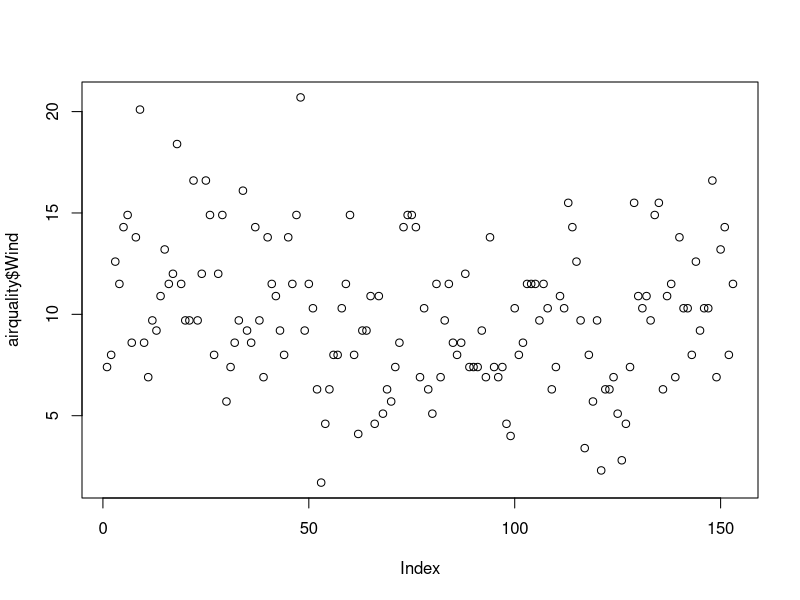
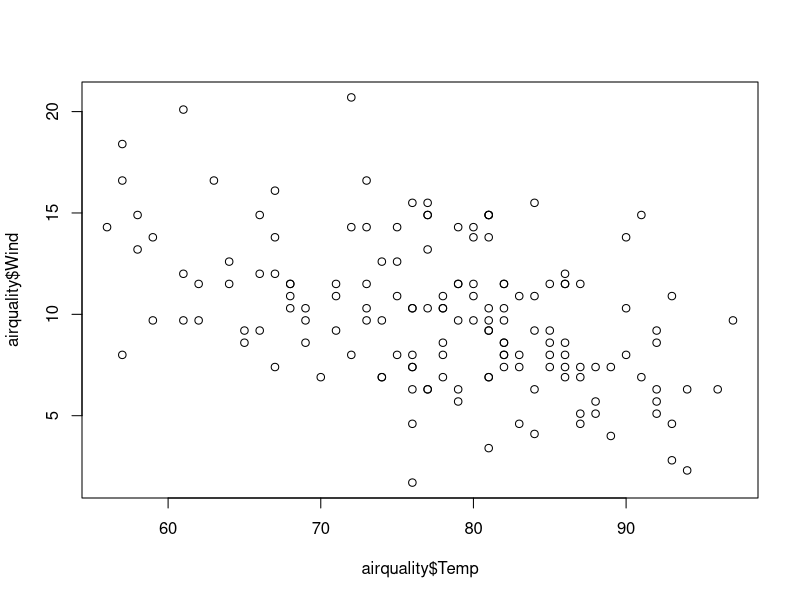
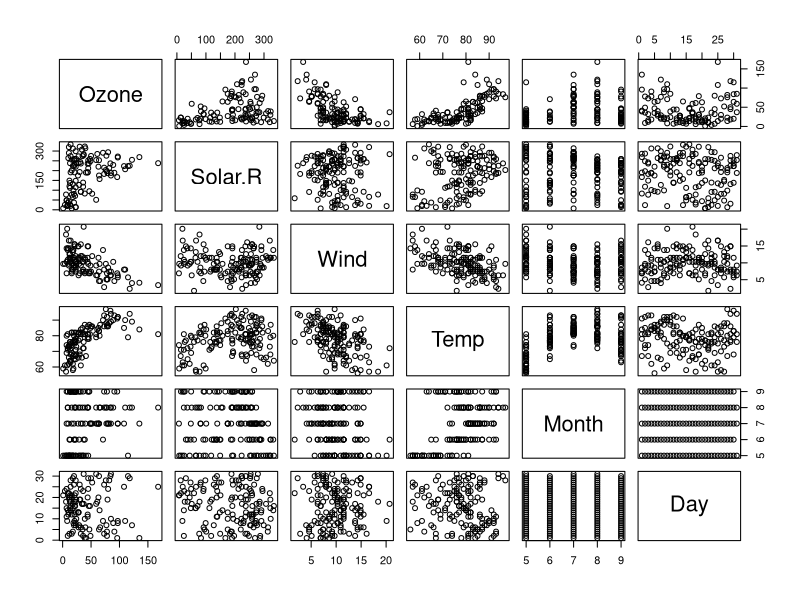
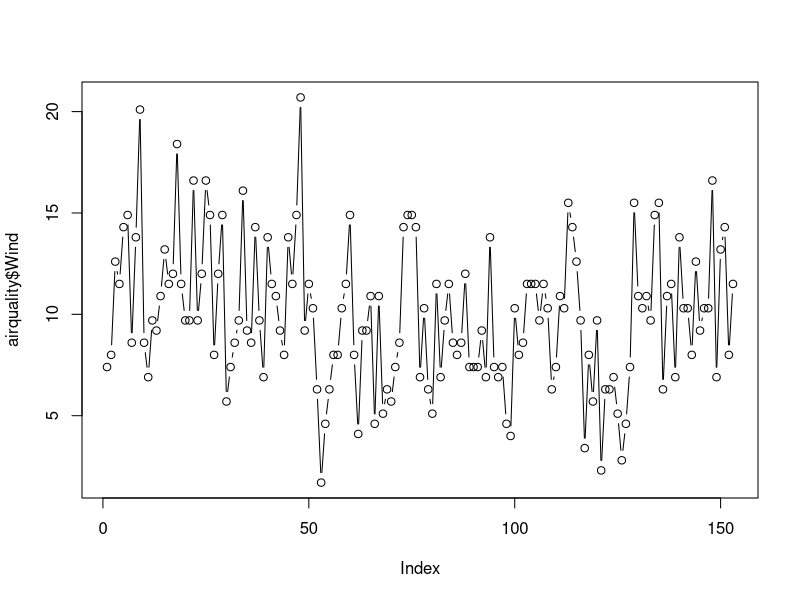
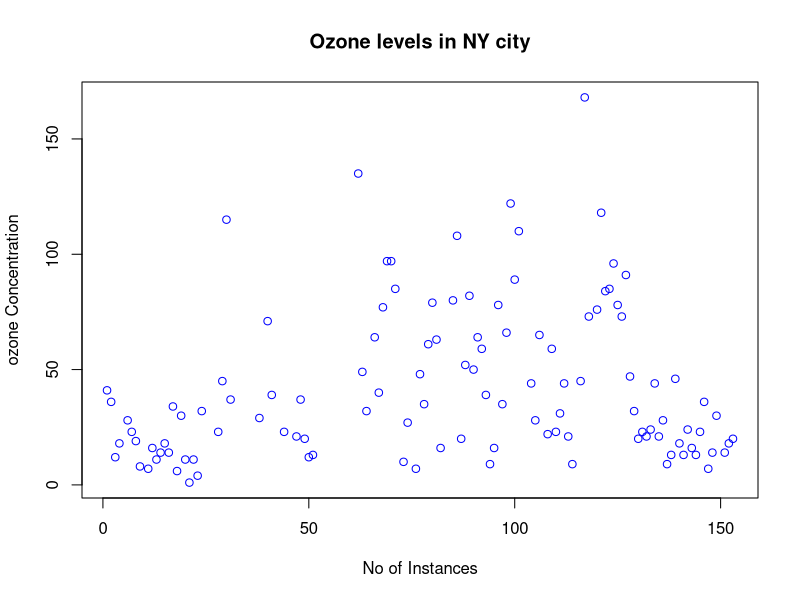
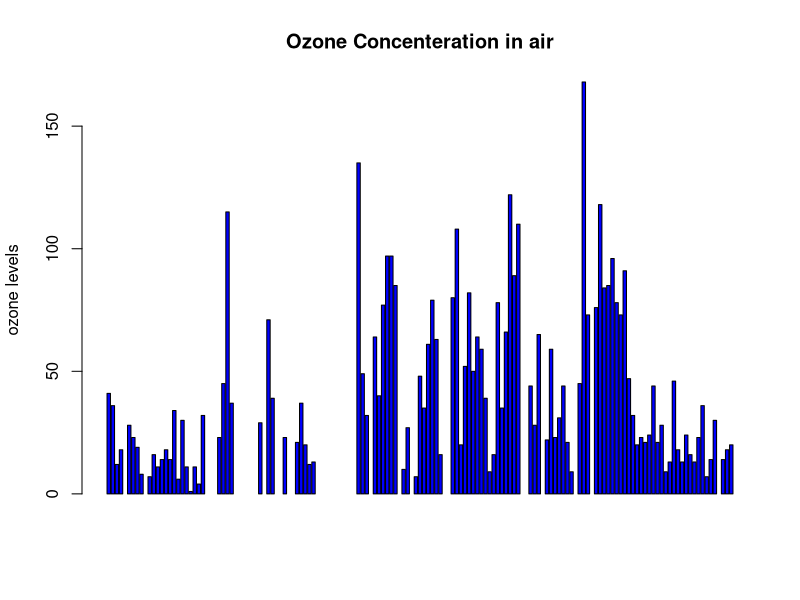
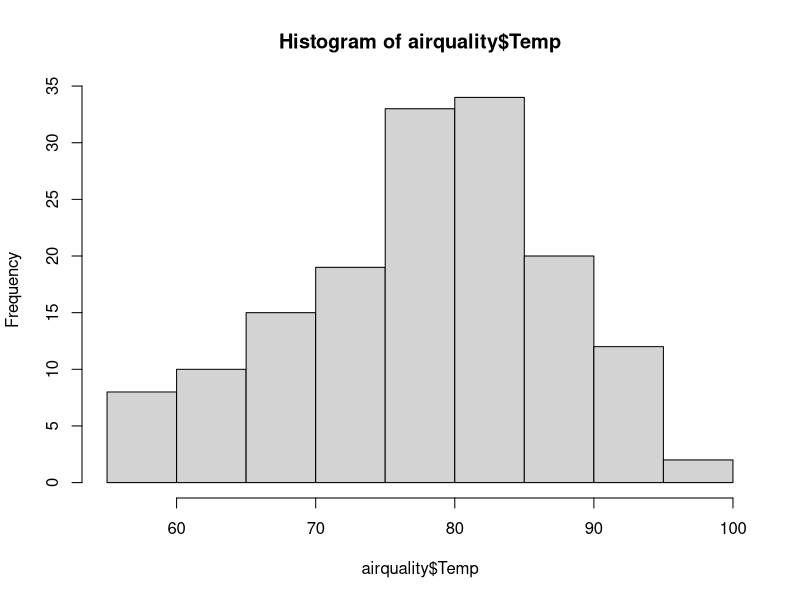
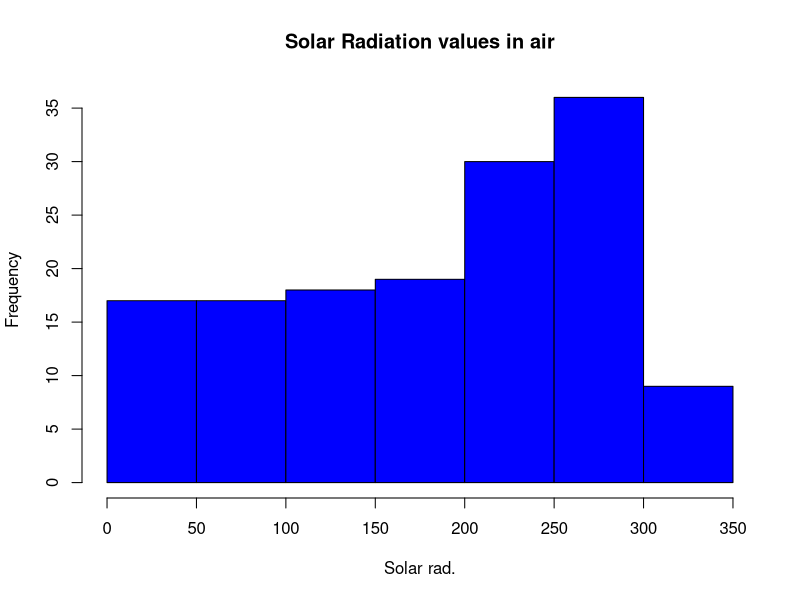

The R source for these figures, in order:
airquality <- datasets::airquality

####Top 10 rows and last 10 rows
head(airquality,10)
tail(airquality,10)

######Columns

airquality[,c(1,2)]
df<-airquality[,-6]

summary(airquality[,1])

summary(airquality)

airquality$Temp

###########Summary of the data#########
summary(airquality$Temp)
summary(airquality)
summary(airquality$Wind)
plot(airquality$Wind)
plot(airquality$Temp,airquality$Wind,type="p")
plot(airquality)
# points and lines 
plot(airquality$Wind, type= "b") # p: points, l: lines,b: both
plot(airquality$Ozone, ylab = 'ozone Concentration', 
     xlab = 'No of Instances', main = 'Ozone levels in NY city',
     col = 'blue')
# Horizontal bar plot
barplot(airquality$Ozone, main = 'Ozone Concenteration in air',
        ylab = 'ozone levels', col= 'blue',horiz = F,axes=T)
#Histogram
hist(airquality$Temp)
hist(airquality$Solar.R, 
     main = 'Solar Radiation values in air',
     xlab = 'Solar rad.', col='blue')

#Single box plot
boxplot(airquality$Temp,main="Temp_Boxplot")
# Multiple box plots
boxplot(airquality,main='Multiple')
#margin of the grid(mar), 
#no of rows and columns(mfrow), 
#whether a border is to be included(bty) 
#and position of the 
#labels(las: 1 for horizontal, las: 0 for vertical)
#bty - box around the plot
par(mfrow=c(3,3),mar=c(2,5,2,1),  las=0, bty="o")

plot(airquality$Ozone)
plot(airquality$Ozone, airquality$Wind)
plot(airquality$Ozone, type= "l")
plot(airquality$Ozone, type= "l")
plot(airquality$Ozone, type= "l")
barplot(airquality$Ozone, main = 'Ozone Concenteration in air',
        xlab = 'ozone levels', col='green',horiz = TRUE)
hist(airquality$Solar.R)
boxplot(airquality$Solar.R)

e_quakes<-datasets::quakes
#skewness
#kurtosis
#var
#standard deviation
boxplot(airquality[,0:4], main='Multiple Box plots')
